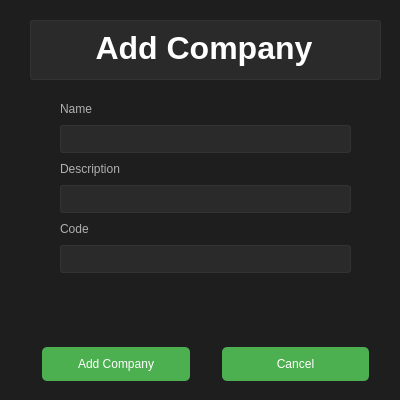
<?xml version="1.0" encoding="UTF-8"?>
<ui version="4.0">
 <class>addProduct</class>
 <widget class="QWidget" name="addProduct">
  <property name="geometry">
   <rect>
    <x>0</x>
    <y>0</y>
    <width>400</width>
    <height>400</height>
   </rect>
  </property>
  <property name="minimumSize">
   <size>
    <width>400</width>
    <height>400</height>
   </size>
  </property>
  <property name="maximumSize">
   <size>
    <width>400</width>
    <height>400</height>
   </size>
  </property>
  <property name="windowTitle">
   <string>Form</string>
  </property>
  <property name="styleSheet">
   <string notr="true">/* Estilo para el QMainWindow */
QMainWindow {
    background-color: #121212; /* Fondo principal */
    color: #FFFFFF; /* Texto principal */
}

/* Estilo para todos los QWidget */
QWidget {
    background-color: #1E1E1E; /* Fondo secundario */
    color: #FFFFFF; /* Texto principal */
}

/* Estilo para botones (QPushButton) */
QPushButton {
    background-color: #4CAF50; /* Color de fondo de botones */
    color: #FFFFFF; /* Texto en botones */
    border: none; /* Sin bordes */
    padding: 10px; /* Espaciado interno */
    border-radius: 5px; /* Bordes redondeados */
    min-width: 100px; /* Ancho mínimo */
}

/* Estilo para botones al pasar el ratón */
QPushButton:hover {
    background-color: #388E3C; /* Color de fondo al pasar el ratón */
}

/* Estilo para botones deshabilitados */
QPushButton:disabled {
    background-color: #555555; /* Color para botones deshabilitados */
    color: #B0B0B0; /* Texto deshabilitado */
}

/* Estilo para campos de texto (QLineEdit, QTextEdit) */
QLineEdit, QTextEdit {
    background-color: #2A2A2A; /* Fondo de campos de texto */
    color: #FFFFFF; /* Texto en campos de texto */
    border: 1px solid #333333; /* Borde del campo de texto */
    padding: 5px; /* Espaciado interno */
    border-radius: 3px; /* Bordes redondeados */
}

/* Estilo para QLabel */
QLabel {
    color: #B0B0B0; /* Texto secundario */
}

/* Estilo para las listas (QListWidget, QListView) */
QListWidget, QListView {
    background-color: #1E1E1E; /* Fondo de la lista */
    color: #FFFFFF; /* Texto en la lista */
    border: 1px solid #333333; /* Borde de la lista */
}

/* Estilo para elementos seleccionados en listas */
QListWidget::item:selected, QListView::item:selected {
    background-color: #4CAF50; /* Color de fondo del elemento seleccionado */
    color: #FFFFFF; /* Color del texto seleccionado */
}

/* Estilo para las barras de progreso (QProgressBar) */
QProgressBar {
    background-color: #2A2A2A; /* Fondo de la barra de progreso */
    border: 1px solid #333333; /* Borde de la barra de progreso */
    border-radius: 5px; /* Bordes redondeados */
}

QProgressBar::chunk {
    background-color: #4CAF50; /* Color de la parte llena de la barra de progreso */
}

/* Estilo para las ComboBox */
QComboBox {
    background-color: #2A2A2A; /* Fondo de ComboBox */
    color: #FFFFFF; /* Texto en ComboBox */
    border: 1px solid #333333; /* Borde de ComboBox */
    padding: 5px; /* Espaciado interno */
    border-radius: 3px; /* Bordes redondeados */
}

/* Estilo para el menú desplegable en ComboBox */
QComboBox QAbstractItemView {
    background-color: #1E1E1E; /* Fondo del menú desplegable */
    color: #FFFFFF; /* Texto en el menú desplegable */
}

/* Estilo para elementos seleccionados en ComboBox */
QComboBox QAbstractItemView::item:selected {
    background-color: #4CAF50; /* Color de fondo del elemento seleccionado */
    color: #FFFFFF; /* Color del texto seleccionado */
}

/* Estilo para las barras de estado (QStatusBar) */
QStatusBar {
    background-color: #1E1E1E; /* Fondo de la barra de estado */
    color: #B0B0B0; /* Texto en la barra de estado */
}

/* Estilo para cuadros de mensaje (QMessageBox) */
QMessageBox {
    background-color: #1E1E1E; /* Fondo de cuadros de mensaje */
    color: #FFFFFF; /* Texto en cuadros de mensaje */
}

/* Estilo para los iconos (QIcon) */
QPushButton::icon {
    padding-right: 5px; /* Espaciado entre el icono y el texto */
}

/* Estilo para tablas (QTableWidget, QTableView) */
QTableWidget, QTableView {
    background-color: #1E1E1E; /* Fondo de la tabla */
    color: #FFFFFF; /* Texto en la tabla */
    border: 1px solid #333333; /* Borde de la tabla */
}

QTableWidget::item:selected, QTableView::item:selected {
    background-color: #4CAF50; /* Color de fondo del elemento seleccionado en tabla */
    color: #FFFFFF; /* Color del texto seleccionado en tabla */
}

/* Estilo para los elementos de la tabla al pasar el ratón */
QTableWidget::item:hover, QTableView::item:hover {
    background-color: #333333; /* Color de fondo al pasar el ratón sobre un elemento de la tabla */
}

/* Estilo para los mensajes de error */
QErrorMessage {
    background-color: #F44336; /* Fondo de mensajes de error */
    color: #FFFFFF; /* Texto en mensajes de error */
}

/* Estilo para CheckBox */
QCheckBox {
    color: #FFFFFF; /* Texto en CheckBox */
}

QCheckBox::indicator:unchecked {
    background-color: #2A2A2A; /* Fondo del CheckBox no marcado */
    border: 1px solid #333333; /* Borde del CheckBox no marcado */
}

QCheckBox::indicator:checked {
    background-color: #4CAF50; /* Fondo del CheckBox marcado */
}

/* Estilo para RadioButton */
QRadioButton {
    color: #FFFFFF; /* Texto en RadioButton */
}

QRadioButton::indicator:unchecked {
    background-color: #2A2A2A; /* Fondo del RadioButton no marcado */
    border: 1px solid #333333; /* Borde del RadioButton no marcado */
}

QRadioButton::indicator:checked {
    background-color: #4CAF50; /* Fondo del RadioButton marcado */
}
</string>
  </property>
  <widget class="QWidget" name="verticalLayoutWidget">
   <property name="geometry">
    <rect>
     <x>30</x>
     <y>20</y>
     <width>351</width>
     <height>361</height>
    </rect>
   </property>
   <layout class="QVBoxLayout" name="centerLayout">
    <item>
     <widget class="QTextBrowser" name="formTitle">
      <property name="minimumSize">
       <size>
        <width>200</width>
        <height>50</height>
       </size>
      </property>
      <property name="maximumSize">
       <size>
        <width>500</width>
        <height>60</height>
       </size>
      </property>
      <property name="html">
       <string>&lt;!DOCTYPE HTML PUBLIC &quot;-//W3C//DTD HTML 4.0//EN&quot; &quot;http://www.w3.org/TR/REC-html40/strict.dtd&quot;&gt;
&lt;html&gt;&lt;head&gt;&lt;meta name=&quot;qrichtext&quot; content=&quot;1&quot; /&gt;&lt;title&gt;Add Product&lt;/title&gt;&lt;style type=&quot;text/css&quot;&gt;
p, li { white-space: pre-wrap; }
&lt;/style&gt;&lt;/head&gt;&lt;body style=&quot; font-family:'MS Shell Dlg 2'; font-size:8.25pt; font-weight:400; font-style:normal;&quot;&gt;
&lt;p align=&quot;center&quot; style=&quot; margin-top:20px; margin-bottom:20px; margin-left:0px; margin-right:0px; -qt-block-indent:0; text-indent:0px;&quot;&gt;&lt;span style=&quot; font-family:'MS Shell Dlg 2,sans-serif'; font-size:24pt; font-weight:600; color:#ffffff;&quot;&gt;Add Company&lt;/span&gt;&lt;span style=&quot; font-family:'MS Shell Dlg 2,sans-serif'; font-size:8pt; color:#ffffff;&quot;&gt; &lt;/span&gt;&lt;/p&gt;&lt;/body&gt;&lt;/html&gt;</string>
      </property>
     </widget>
    </item>
    <item>
     <layout class="QFormLayout" name="formLayout">
      <property name="fieldGrowthPolicy">
       <enum>QFormLayout::AllNonFixedFieldsGrow</enum>
      </property>
      <property name="rowWrapPolicy">
       <enum>QFormLayout::WrapAllRows</enum>
      </property>
      <property name="labelAlignment">
       <set>Qt::AlignLeading|Qt::AlignLeft|Qt::AlignVCenter</set>
      </property>
      <property name="horizontalSpacing">
       <number>15</number>
      </property>
      <property name="verticalSpacing">
       <number>9</number>
      </property>
      <property name="leftMargin">
       <number>30</number>
      </property>
      <property name="topMargin">
       <number>16</number>
      </property>
      <property name="rightMargin">
       <number>30</number>
      </property>
      <property name="bottomMargin">
       <number>0</number>
      </property>
      <item row="2" column="0">
       <widget class="QLabel" name="nameLabel">
        <property name="text">
         <string>Name</string>
        </property>
       </widget>
      </item>
      <item row="2" column="1">
       <widget class="QLineEdit" name="nameInput"/>
      </item>
      <item row="3" column="0">
       <widget class="QLabel" name="descriptionLabel">
        <property name="text">
         <string>Description</string>
        </property>
       </widget>
      </item>
      <item row="3" column="1">
       <widget class="QLineEdit" name="descriptionInput"/>
      </item>
      <item row="4" column="0">
       <widget class="QLabel" name="codeLabel">
        <property name="text">
         <string>Code</string>
        </property>
       </widget>
      </item>
      <item row="4" column="1">
       <widget class="QLineEdit" name="companyCodeInput"/>
      </item>
     </layout>
    </item>
    <item>
     <layout class="QHBoxLayout" name="buttonsLayout">
      <property name="spacing">
       <number>32</number>
      </property>
      <property name="leftMargin">
       <number>12</number>
      </property>
      <property name="rightMargin">
       <number>12</number>
      </property>
      <item>
       <widget class="QPushButton" name="btnAdd">
        <property name="cursor">
         <cursorShape>PointingHandCursor</cursorShape>
        </property>
        <property name="text">
         <string>Add Company</string>
        </property>
       </widget>
      </item>
      <item>
       <widget class="QPushButton" name="btnCancel">
        <property name="cursor">
         <cursorShape>PointingHandCursor</cursorShape>
        </property>
        <property name="styleSheet">
         <string notr="true">QPushButton{
    background-color: #F44336; 
}

QPushButton#nombreBoton:hover {
    background-color: #D32F2F;  */
}


QPushButton#nombreBoton:disabled {
    background-color: #7E7E7E; 
    color: #B0B0B0;
}</string>
        </property>
        <property name="text">
         <string>Cancel</string>
        </property>
       </widget>
      </item>
     </layout>
    </item>
   </layout>
  </widget>
 </widget>
 <resources/>
 <connections/>
</ui>
